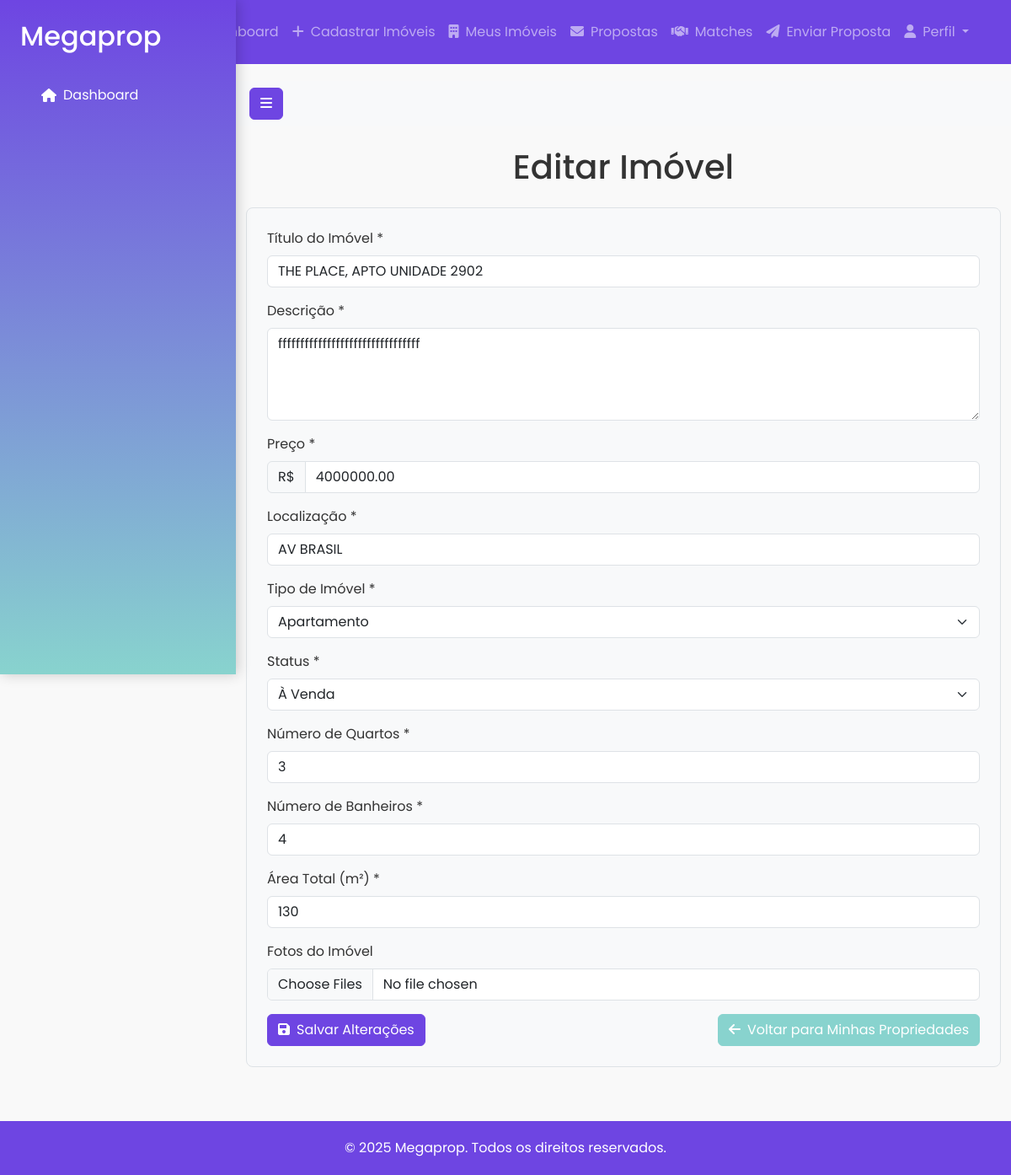
The app's page /edit-property/1 (signed in) with its own data.
### app/models.py (models this page shows, shortened)
class Property(db.Model):
    __tablename__ = 'property'
    __table_args__ = (
        db.Index('idx_property_location', 'location'),
        db.Index('idx_property_price', 'price'),
        db.Index('idx_property_status', 'status'),
        {'extend_existing': True}
    )
    id = db.Column(db.Integer, primary_key=True)
    title = db.Column(db.String(200), nullable=False)
    description = db.Column(db.Text, nullable=True)
    price = db.Column(db.Float, nullable=False)
    location = db.Column(db.String(200), nullable=False)
    property_type = db.Column(db.String(50), nullable=False)  # Tipo: casa, apartamento, terreno, etc.
    status = db.Column(db.String(50), nullable=False, default='available')  # Status: available, negotiation, sold
    bedrooms = db.Column(db.Integer)
    bathrooms = db.Column(db.Integer)
    total_area = db.Column(db.Float)
    photos = db.Column(db.String(500))  # Fotos separadas por vírgula
    tags = db.Column(db.String(500))  # Tags de busca separadas por vírgula
    geo_location = db.Column(db.String(100))  # Formato: 'lat,lng'
    is_featured = db.Column(db.Boolean, default=False)
    created_at = db.Column(db.DateTime, default=datetime.utcnow)
    updated_at = db.Column(db.DateTime, onupdate=datetime.utcnow)
    user_id = db.Column(db.Integer, db.ForeignKey('user.id'), nullable=False)
    owner = db.relationship('User', back_populates='properties')
    proposals = db.relationship('Proposal', back_populates='property', lazy='dynamic')
    matches = db.relationship('Match', back_populates='property')

### app/routes.py (the view, shortened to what this page needs)
@main.route('/edit-property/<int:id>', methods=['GET', 'POST'])
@login_required
def edit_property(id):
    property = Property.query.get_or_404(id)
    if property.user_id != current_user.id:
        flash('Você não tem permissão para editar este imóvel.', 'danger')
        return redirect(url_for('main.my_properties'))
    form = PropertyForm(obj=property)
    return render_template('edit_property.html', form=form, property=property)

### app/templates/edit_property.html (shortened to what this page needs)
{% extends "base.html" %}
{% block content %}
<h1 class="text-center mb-4">Editar Imóvel</h1>
<form method="POST" action="{{ url_for('main.edit_property', id=property.id) }}" enctype="multipart/form-data" class="border p-4 rounded-3 bg-light">
    <div class="mb-3">
        <label class="form-label">{{ form.title.label.text }} *</label>
        {{ form.title(class="form-control", placeholder="Ex.: Casa à Venda") }}
    </div>
    <div class="mb-3">
        <label class="form-label">{{ form.description.label.text }} *</label>
        {{ form.description(class="form-control", rows="4", placeholder="Descreva o imóvel...") }}
    </div>
    <div class="mb-3">
        <label class="form-label">{{ form.price.label.text }} *</label>
        <div class="input-group">
            <span class="input-group-text">R$</span>
            {{ form.price(class="form-control", placeholder="Ex.: 500000", step="0.01", min="0") }}
        </div>
    </div>
    <div class="mb-3">
        <label class="form-label">{{ form.location.label.text }} *</label>
        {{ form.location(class="form-control", placeholder="Ex.: Rua das Flores, 123") }}
    </div>
    <div class="mb-3">
        <label class="form-label">{{ form.property_type.label.text }} *</label>
        {{ form.property_type(class="form-select") }}
    </div>
    <div class="mb-3">
        <label class="form-label">{{ form.status.label.text }} *</label>
        {{ form.status(class="form-select") }}
    </div>
    <div class="mb-3">
        <label class="form-label">{{ form.bedrooms.label.text }} *</label>
        {{ form.bedrooms(class="form-control", placeholder="Ex.: 3") }}
    </div>
    <div class="mb-3">
        <label class="form-label">{{ form.bathrooms.label.text }} *</label>
        {{ form.bathrooms(class="form-control", placeholder="Ex.: 2") }}
    </div>
    <div class="mb-3">
        <label class="form-label">{{ form.total_area.label.text }} *</label>
        {{ form.total_area(class="form-control", placeholder="Ex.: 120") }}
    </div>
    <div class="mb-3">
        <label class="form-label">{{ form.photos.label.text }}</label>
        {{ form.photos(class="form-control", multiple="multiple") }}
    </div>
    <div class="d-flex justify-content-between">
        <button type="submit" class="btn btn-primary">
            <i class="fas fa-save me-2"></i>Salvar Alterações
        </button>
        <a href="{{ url_for('main.my_properties') }}" class="btn btn-secondary">
            <i class="fas fa-arrow-left me-2"></i>Voltar para Minhas Propriedades
        </a>
    </div>
</form>
{% endblock %}

### app/templates/base.html (style rules this page uses)
body { font-family: 'Poppins', sans-serif; background-color: #f9f9f9; margin: 0; padding: 0; color: #333; }
.btn-primary { background-color: #6e45e2; border-color: #6e45e2; }
.btn-secondary { background-color: #88d3ce; border-color: #88d3ce; }

### records on screen
Property: title "THE PLACE, APTO UNIDADE 2902", description "ffffffffffffffffffffffffffffffff", price "4000000.00", location "AV BRASIL", property_type "Apartamento", status "À Venda", bedrooms "3", bathrooms "4", total_area "130"
